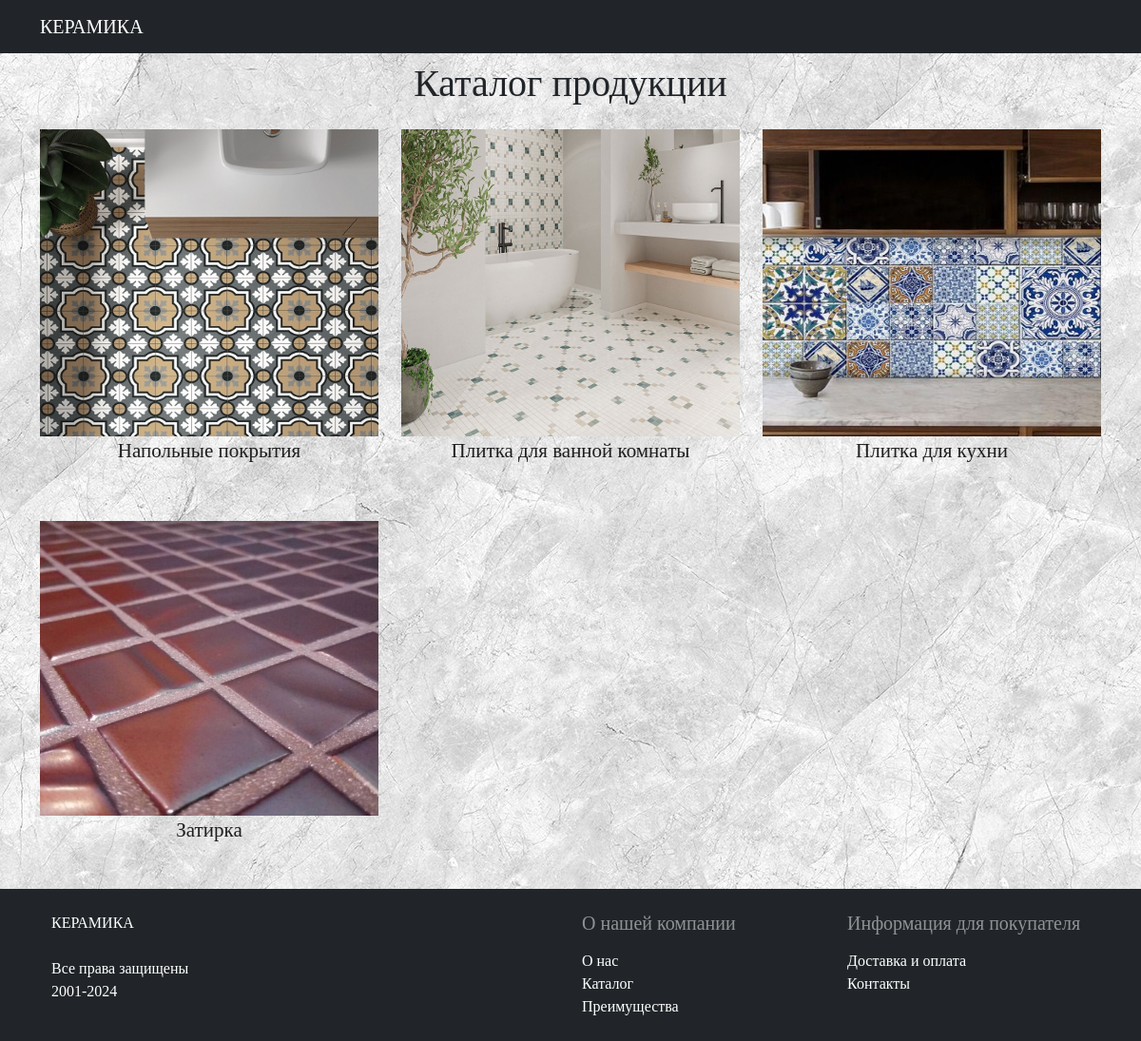
The page /catalog.php on the database as committed earlier.
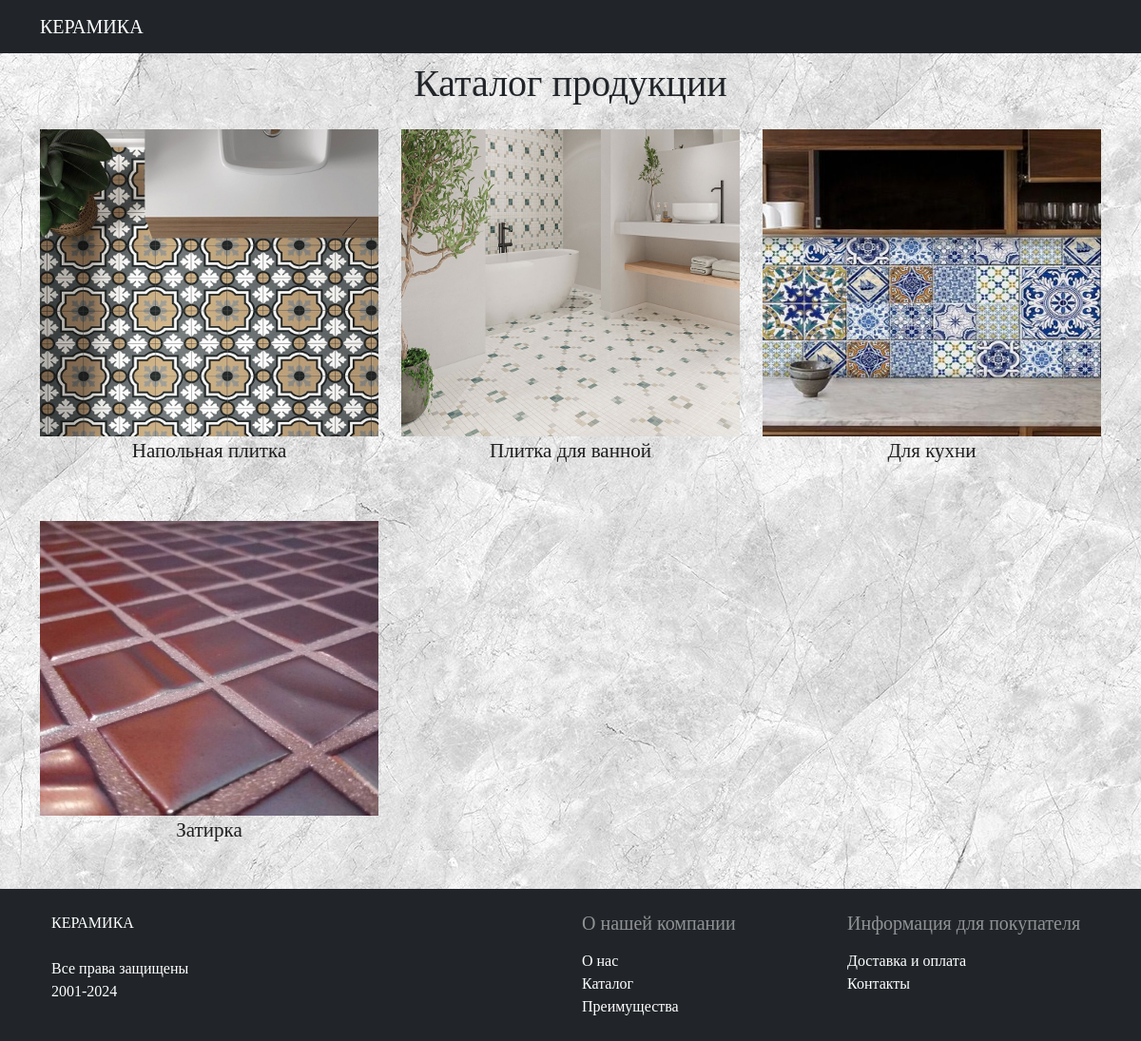
The same page on the database as committed later.
### tables this page shows
CREATE TABLE `categories` (
  `ID` int(11) NOT NULL,
  `категория` varchar(25) NOT NULL,
  `фото` varchar(255) NOT NULL
);

### catalog.php (the view, shortened to what this page needs)
<!DOCTYPE html>
<html lang="en">
<head>
    <link href="https://cdn.jsdelivr.net/npm/bootstrap@5.3.1/dist/css/bootstrap.min.css" rel="stylesheet"
>
   <link rel="stylesheet" href="style.css">
   <link rel="stylesheet" href="https://cdnjs.cloudflare.com/ajax/libs/font-awesome/6.5.1/css/all.min.css">
</head>
<body>
<?include "header.php"?>
<div class="container text-center contan">
    <div class="mt-2 mb-3"><h1>Каталог продукции</h1></div>
<div class="row">
<?php
        $db = dbconn();
            $query = $db->query("SELECT * FROM `categories`");
            while($row=$query->fetch_assoc())
            {
            ?>
            <div class="col-4 gy-2">
            <a href="products.php?id=<?=$row['ID']?>" class="text_cat">
            <img src="<?=$row['фото']?>" alt="" class="jpgr">
            <br>
                <?=$row['категория']?>
            </a>
            </div>
            <?
            }
?>
</div>
</div>
<?include "footer.php"?>
</body>
</html>

Rows that differ between the two databases and show on the page:
changed categories: категория "Напольные покрытия" → "Напольная плитка"
changed categories: категория "Плитка для ванной комнаты" → "Плитка для ванной"
changed categories: категория "Плитка для кухни" → "Для кухни"
